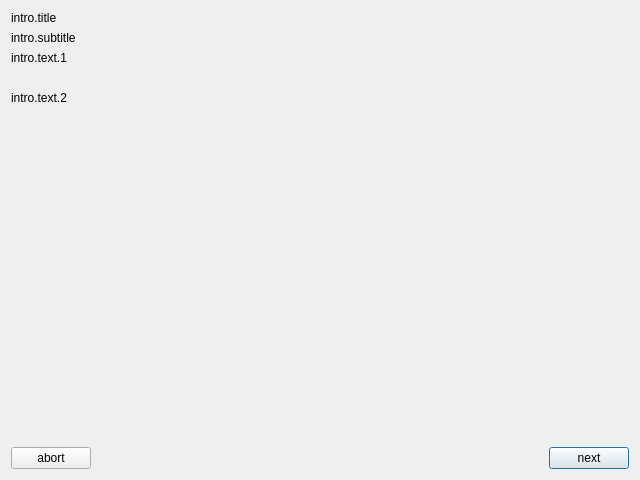
<?xml version="1.0" encoding="UTF-8"?>
<ui version="4.0">
 <class>introPage</class>
 <widget class="IntroPage" name="introPage">
  <property name="geometry">
   <rect>
    <x>0</x>
    <y>0</y>
    <width>640</width>
    <height>480</height>
   </rect>
  </property>
  <layout class="QVBoxLayout" name="verticalLayout">
   <item>
    <layout class="QHBoxLayout" name="horizontalLayout">
     <item>
      <widget class="QLabel" name="title">
       <property name="text">
        <string>intro.title</string>
       </property>
      </widget>
     </item>
    </layout>
   </item>
   <item>
    <widget class="QLabel" name="label">
     <property name="text">
      <string>intro.subtitle</string>
     </property>
    </widget>
   </item>
   <item>
    <widget class="QLabel" name="label_2">
     <property name="text">
      <string>intro.text.1</string>
     </property>
    </widget>
   </item>
   <item>
    <widget class="QLabel" name="label_3">
     <property name="text">
      <string/>
     </property>
     <property name="pixmap">
      <pixmap>image:/netgear_users_small.png</pixmap>
     </property>
     <property name="alignment">
      <set>Qt::AlignCenter</set>
     </property>
    </widget>
   </item>
   <item>
    <widget class="QLabel" name="intro2">
     <property name="text">
      <string>intro.text.2</string>
     </property>
     <property name="openExternalLinks">
      <bool>true</bool>
     </property>
    </widget>
   </item>
   <item>
    <spacer name="verticalSpacer">
     <property name="orientation">
      <enum>Qt::Vertical</enum>
     </property>
     <property name="sizeHint" stdset="0">
      <size>
       <width>20</width>
       <height>40</height>
      </size>
     </property>
    </spacer>
   </item>
   <item>
    <layout class="QHBoxLayout" name="horizontalLayout_2">
     <item>
      <widget class="QPushButton" name="abort">
       <property name="text">
        <string>abort</string>
       </property>
      </widget>
     </item>
     <item>
      <spacer name="horizontalSpacer">
       <property name="orientation">
        <enum>Qt::Horizontal</enum>
       </property>
       <property name="sizeHint" stdset="0">
        <size>
         <width>40</width>
         <height>20</height>
        </size>
       </property>
      </spacer>
     </item>
     <item>
      <widget class="QPushButton" name="next">
       <property name="text">
        <string>next</string>
       </property>
       <property name="autoDefault">
        <bool>true</bool>
       </property>
       <property name="default">
        <bool>true</bool>
       </property>
      </widget>
     </item>
    </layout>
   </item>
  </layout>
 </widget>
 <customwidgets>
  <customwidget>
   <class>IntroPage</class>
   <extends>QWidget</extends>
   <header>intropage.h</header>
   <container>1</container>
  </customwidget>
 </customwidgets>
 <resources/>
 <connections>
  <connection>
   <sender>next</sender>
   <signal>clicked()</signal>
   <receiver>introPage</receiver>
   <slot>nextPage()</slot>
   <hints>
    <hint type="sourcelabel">
     <x>592</x>
     <y>458</y>
    </hint>
    <hint type="destinationlabel">
     <x>319</x>
     <y>239</y>
    </hint>
   </hints>
  </connection>
  <connection>
   <sender>abort</sender>
   <signal>clicked()</signal>
   <receiver>introPage</receiver>
   <slot>gotoMainPage()</slot>
   <hints>
    <hint type="sourcelabel">
     <x>47</x>
     <y>458</y>
    </hint>
    <hint type="destinationlabel">
     <x>319</x>
     <y>239</y>
    </hint>
   </hints>
  </connection>
 </connections>
</ui>
